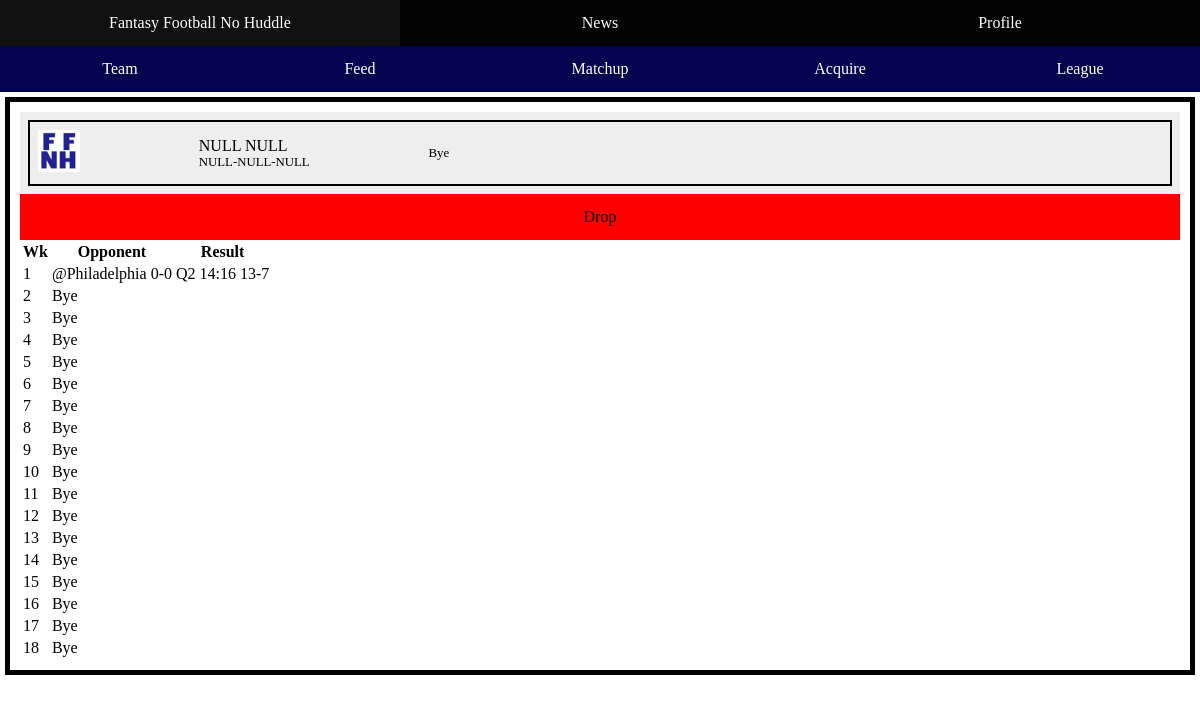
The page /nflteaminstance.php?nflteam=PIT (signed in) on the database its author committed.
### tables this page shows
CREATE TABLE nflgames (
	week INTEGER, 
	hometeam VARCHAR(3), 
	awayteam VARCHAR(3), 
	day VARCHAR(3), 
	kickofftime TIME, 
	status ENUM ('upcoming', 'ongoing', 'final') DEFAULT 'upcoming', 
	homescore INTEGER, 
	awayscore INTEGER, 
	quarter INTEGER, 
	clock TIME, 
	PRIMARY KEY (week, hometeam, awayteam), 
	FOREIGN KEY(hometeam) REFERENCES nflteams(abbr) ON UPDATE CASCADE, 
	FOREIGN KEY(awayteam) REFERENCES nflteams(abbr) ON UPDATE CASCADE
);

CREATE TABLE nflteams (
  abbr  VARCHAR(3),
  location    VARCHAR(40),
	mascot   VARCHAR(20),
	teamimage BLOB DEFAULT NULL,
  wins	INTEGER DEFAULT 0, 
  losses	INTEGER DEFAULT 0, 
  ties	INTEGER DEFAULT 0,
  PRIMARY KEY (abbr)
);

### nflteaminstance.php (the view, shortened to what this page needs)
<!DOCTYPE html>
<html lang="en">
<head>
	<link rel="stylesheet" href="header.css">
	<link rel="stylesheet" href="gameinstance.css">
	<link rel="stylesheet" href="colors.css">
	<link rel="stylesheet" href="nflteaminstance.css">
</head>
<body>
	<?php include("session_handling.php");
	include("gameinstance.php");
	include ("db.php");
	$pdo = $db;
	$leagueid = $_SESSION['leagueid'];
	$teamid = $_SESSION['teamid'];
	$nflteam = $_GET['nflteam'];
	$instancenumber = $_GET['instance'];
	$statement = $pdo->prepare('SELECT owner, status
	from nflteaminstances
	where league = ?
	and nflteam = ?
	and instancenumber = ?');
	$statement->execute([$leagueid, $nflteam, $instancenumber]);
	$row = $statement->fetch();
	$instanceowner = $row[0];
	$game = new gameinstance;
	$statement = $pdo->prepare('SELECT week, status, day, kickofftime,
	quarter, clock,
	hometeam homeabbr, t1.location hometeamName, t1.wins homewins,
	t1.losses homelosses, t1.ties hometies,
	awayteam awayabbr, t2.location awayteamName, t2.wins awaywins,
	t2.losses awaylosses, t2.ties awayties,
	homescore, awayscore
	FROM nflgames m
	JOIN nflteams t1 ON t1.abbr = m.hometeam
	JOIN nflteams t2 ON t2.abbr = m.awayteam
	where m.hometeam = ?
	or m.awayteam = ?');
	$statement->execute([$nflteam, $nflteam]);
	$scheduledata = [];
	while ($row = $statement->fetch()) {
		$numgames = array_push($scheduledata, $row);
	}
	$maxweeks = 18;
	$weekswithgame = [];
	for ($i = 1; $i <= $maxweeks; $i++) {
		$weekswithgame[$i] = false;
	}
	for ($i = 0; $i < sizeof($scheduledata); $i++) {
		$weekswithgame[$scheduledata[$i]['week']] = $scheduledata[$i];
	}
	$games = [];
	for ($i = 1; $i <= $maxweeks; $i++) {
		if ($weekswithgame[$i] != false) {
			$games[$i] = new gameinstance;
			$games[$i]->week = $i;
			$games[$i]->myabbr = $nflteam;
			$games[$i]->status = checknull($weekswithgame[$i]['status']);
			$games[$i]->day = checknull($weekswithgame[$i]['day']);
			$games[$i]->kickofftime = checknull($weekswithgame[$i]['kickofftime']);
			$games[$i]->quarter = checknull($weekswithgame[$i]['quarter']);
			$games[$i]->clock = checknull($weekswithgame[$i]['clock']);
			$games[$i]->ishome = $weekswithgame[$i]['homeabbr'] == $nflteam;
			if ($games[$i]->ishome){
				$games[$i]->mylocation = $weekswithgame[$i]['hometeamName'];
				$games[$i]->mywins = $weekswithgame[$i]['homewins'];
				$games[$i]->mylosses = $weekswithgame[$i]['homelosses'];
				$games[$i]->myties = $weekswithgame[$i]['hometies'];
				$games[$i]->myscore = $weekswithgame[$i]['homescore'];
				$games[$i]->oppabbr = $weekswithgame[$i]['awayabbr'];
				$games[$i]->opplocation = $weekswithgame[$i]['awayteamName'];
				$games[$i]->oppwins = $weekswithgame[$i]['awaywins'];
				$games[$i]->opplosses = $weekswithgame[$i]['awaylosses'];
				$games[$i]->oppties = $weekswithgame[$i]['awayties'];
				$games[$i]->oppscore = $weekswithgame[$i]['awayscore'];
			} else {
				$games[$i]->mylocation = $weekswithgame[$i]['awayteamName'];
				$games[$i]->mywins = $weekswithgame[$i]['awaywins'];
				$games[$i]->mylosses = $weekswithgame[$i]['awaylosses'];
				$games[$i]->myties = $weekswithgame[$i]['awayties'];
				$games[$i]->myscore = $weekswithgame[$i]['awayscore'];
				$games[$i]->oppabbr = $weekswithgame[$i]['homeabbr'];
				$games[$i]->opplocation = $weekswithgame[$i]['hometeamName'];
				$games[$i]->oppwins = $weekswithgame[$i]['homewins'];
				$games[$i]->opplosses = $weekswithgame[$i]['homelosses'];
				$games[$i]->oppties = $weekswithgame[$i]['hometies'];
				$games[$i]->oppscore = $weekswithgame[$i]['homescore'];
			}
		}
	}
	?>
	<section id="nflteaminstance">
		<section class="starting roster">
			<ul>
			</ul>
		</section>
		<section class="actionbuttons">
			<ul>
			<?php if ($instanceowner == $teamid) {
						?><li id="benchbutton"><a href="bench_confirm.php?leagueid=<?php echo $leagueid;
					?><li id="dropbutton"><a href="drop_confirm.php?leagueid=<?php echo $leagueid;
				?>&nflteam=<?php echo $game->myabbr?>&instance=<?php echo
				$game->myinstancenumber?>">Drop</a></li><?php
			} else if ($instanceowner == "") {
				?><li id="addbutton"><a href="add_confirm.php?leagueid=<?php echo $leagueid;
				?>&nflteam=<?php echo $game->myabbr?>&instance=<?php echo
				$game->myinstancenumber?>">Add</a></li><?php
			} else {
				?><li id="tradebutton"><a href="trade_confirm.php?leagueid=<?php echo $leagueid;
				?>&nflteam=<?php echo $game->myabbr?>&instance=<?php echo
				$game->myinstancenumber?>">Trade</a></li><?php
			}?>
			</ul>
		</section>
		<section id="schedule">
			<table>
				<tr>
					<th>Wk</th>
					<th>Opponent</th>
					<th>Result</th>
				</tr>
				<?php for ($i = 1; $i <= $maxweeks; $i++) {
					?><tr>
					<?php if ($weekswithgame[$i] != false) { ?>
						<td><?php echo $i;?></td>
						<td><?php echo $games[$i]->oppInfo();?></td>
						<td><?php echo $games[$i]->timeAndScore();?></td>
					<?php } else { ?>
						<td><?php echo $i;?></td>
						<td>Bye</td>
					<?php } ?>
					</tr><?php
				} ?>
			</table>
		</section>
	</section>

### header.css (style rules this page uses)
body { margin: 0px; }
nav ul { list-style-type: none; margin: 0; padding: 0; overflow: hidden; display: flex; align-items: stretch; }
ul.nav1 { background-color: #030303; }
ul.nav2 { background-color: #030350; }
.nav1 li { flex: 0 1 34%; }
.nav2 li { flex: 0 1 20%; }
nav ul li a { display: block; color: white; text-align: center; padding: 14px 16px; text-decoration: none; height: 100%; }

### gameinstance.css (style rules this page uses)
.roster ul { list-style-type: none; margin: 0; padding: 0; overflow: hidden; }

### colors.css (style rules this page uses)
.starting { background-color: #eeeeee; }
#dropbutton { background-color:red; }

### nflteaminstance.css (style rules this page uses)
.actionbuttons ul { list-style-type: none; margin: 0; padding: 0; overflow: hidden; display: flex; align-items: stretch; }
.actionbuttons ul li { flex: 0 1 100%; }
.actionbuttons ul li a { display: block; color: black; text-align: center; padding: 14px 16px; text-decoration: none; height: 100%; }
#nflteaminstance { margin: 5px; border: 5px solid black; padding: 10px; }

### rows shown on the page
nflgames: hometeam.location "@Philadelphia 0-0", quarter+clock+awayscore "Q2 14:16 13-7"

### other values the page prints
$game->myinstancenumber "NULL"
$game->mylocation "NULL"
$game->stringMyRecord() "NULL-NULL-NULL"
